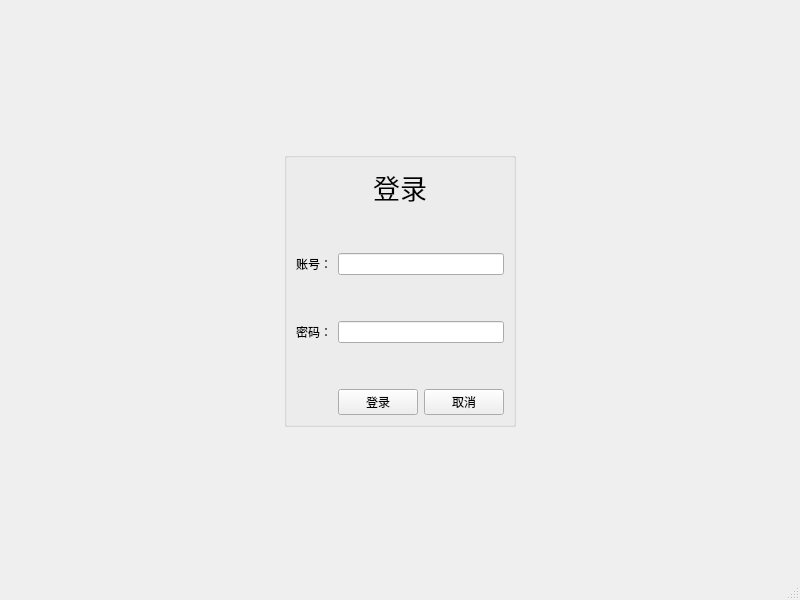
<?xml version="1.0" encoding="UTF-8"?>
<ui version="4.0">
 <class>LoginWindow</class>
 <widget class="QMainWindow" name="LoginWindow">
  <property name="geometry">
   <rect>
    <x>0</x>
    <y>0</y>
    <width>800</width>
    <height>600</height>
   </rect>
  </property>
  <property name="windowTitle">
   <string>MainWindow</string>
  </property>
  <widget class="QWidget" name="centralwidget">
   <layout class="QGridLayout" name="gridLayout">
    <item row="1" column="0">
     <spacer name="horizontalSpacer_left">
      <property name="orientation">
       <enum>Qt::Orientation::Horizontal</enum>
      </property>
      <property name="sizeHint" stdset="0">
       <size>
        <width>40</width>
        <height>20</height>
       </size>
      </property>
     </spacer>
    </item>
    <item row="1" column="1">
     <widget class="QGroupBox" name="groupBox">
      <property name="title">
       <string/>
      </property>
      <layout class="QGridLayout" name="gridLayout_2">
       <item row="3" column="1" colspan="2">
        <widget class="QLineEdit" name="lineEdit_account"/>
       </item>
       <item row="6" column="1">
        <spacer name="verticalSpacer_3">
         <property name="orientation">
          <enum>Qt::Orientation::Vertical</enum>
         </property>
         <property name="sizeHint" stdset="0">
          <size>
           <width>20</width>
           <height>40</height>
          </size>
         </property>
        </spacer>
       </item>
       <item row="5" column="1" colspan="2">
        <widget class="QLineEdit" name="lineEdit_password"/>
       </item>
       <item row="7" column="1">
        <widget class="QPushButton" name="pushButton_login">
         <property name="text">
          <string>登录</string>
         </property>
        </widget>
       </item>
       <item row="3" column="0">
        <widget class="QLabel" name="label_account">
         <property name="text">
          <string>账号：</string>
         </property>
        </widget>
       </item>
       <item row="7" column="2">
        <widget class="QPushButton" name="pushButton_cancel">
         <property name="text">
          <string>取消</string>
         </property>
        </widget>
       </item>
       <item row="2" column="1">
        <spacer name="verticalSpacer_1">
         <property name="orientation">
          <enum>Qt::Orientation::Vertical</enum>
         </property>
         <property name="sizeHint" stdset="0">
          <size>
           <width>20</width>
           <height>40</height>
          </size>
         </property>
        </spacer>
       </item>
       <item row="0" column="0" colspan="3">
        <widget class="QLabel" name="label_login">
         <property name="font">
          <font>
           <pointsize>20</pointsize>
          </font>
         </property>
         <property name="text">
          <string>        登录        </string>
         </property>
         <property name="alignment">
          <set>Qt::AlignmentFlag::AlignCenter</set>
         </property>
        </widget>
       </item>
       <item row="5" column="0">
        <widget class="QLabel" name="label_password">
         <property name="text">
          <string>密码：</string>
         </property>
        </widget>
       </item>
       <item row="4" column="1">
        <spacer name="verticalSpacer_2">
         <property name="orientation">
          <enum>Qt::Orientation::Vertical</enum>
         </property>
         <property name="sizeHint" stdset="0">
          <size>
           <width>20</width>
           <height>40</height>
          </size>
         </property>
        </spacer>
       </item>
      </layout>
     </widget>
    </item>
    <item row="0" column="1">
     <spacer name="verticalSpacer_top">
      <property name="orientation">
       <enum>Qt::Orientation::Vertical</enum>
      </property>
      <property name="sizeHint" stdset="0">
       <size>
        <width>20</width>
        <height>40</height>
       </size>
      </property>
     </spacer>
    </item>
    <item row="1" column="2">
     <spacer name="horizontalSpacer_right">
      <property name="orientation">
       <enum>Qt::Orientation::Horizontal</enum>
      </property>
      <property name="sizeHint" stdset="0">
       <size>
        <width>40</width>
        <height>20</height>
       </size>
      </property>
     </spacer>
    </item>
    <item row="2" column="1">
     <spacer name="verticalSpacer_bottom">
      <property name="orientation">
       <enum>Qt::Orientation::Vertical</enum>
      </property>
      <property name="sizeHint" stdset="0">
       <size>
        <width>20</width>
        <height>40</height>
       </size>
      </property>
     </spacer>
    </item>
   </layout>
  </widget>
  <widget class="QMenuBar" name="menubar">
   <property name="geometry">
    <rect>
     <x>0</x>
     <y>0</y>
     <width>800</width>
     <height>24</height>
    </rect>
   </property>
  </widget>
  <widget class="QStatusBar" name="statusbar"/>
 </widget>
 <resources/>
 <connections/>
</ui>
